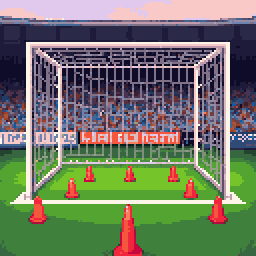
#> input picture client/public/scenes/scene-academy.png, 128 x 128 px (shown 2 times larger)
$ python -i rd_icons.py   (imports and definitions only)
#> lines starting #> are read from the running program, lines starting #| are printed output that depends on the picture
#> further down, picture is the input picture: PIL image 128x128 RGB; mean R, G, B 112.9, 120.8, 102.2
#!/usr/bin/env python3
"""Generate pixel-art UI icons via the Retro Diffusion API to replace the hand-pixeled set in sprites.ts.

One transparent 32x32 icon per functional key. Original AI art -> zero licensing risk. Key from
$RD_API_KEY or gitignored tools/.rd_key, never chat/repo. We keep whichever reads better (RD vs the
existing grid) per icon when wiring. Writes icon-<key>.png + a labelled contact sheet.

Run:  RD_API_KEY=rdpk-... python3 tools/rd_icons.py
      RD_REGEN="trophy,coin" python3 tools/rd_icons.py   (specific icons)
"""
import os, sys, json, base64, io, time, urllib.request
from PIL import Image, ImageDraw, ImageFont

ROOT = os.path.dirname(os.path.dirname(os.path.abspath(__file__)))
OUT = os.path.join(ROOT, "client", "public", "icons")
ENDPOINT = "https://api.retrodiffusion.ai/v1/inferences"
STYLE = os.environ.get("RD_STYLE", "rd_fast__default")
GEN = int(os.environ.get("RD_SIZE", "64"))
FINAL = 32

# functional icon key -> subject description (flag/badge excluded: dedicated assets already exist)
ICONS = {
    "stadium": "a football stadium with floodlights",
    "training": "a football training cone",
    "youth": "a small green sprouting seedling",
    "scouting": "a magnifying glass",
    "medical": "a red medical first-aid cross",
    "sponsor": "a handshake",
    "fanzone": "a megaphone",
    "ball": "a black and white soccer ball",
    "trophy": "a golden trophy cup",
    "medal": "a gold medal on a ribbon",
    "card": "a referee yellow card",
    "kit": "a football jersey shirt",
    "laurel": "a golden laurel wreath",
    "banner": "a hanging triangular pennant banner",
    "seal": "a red wax seal stamp",
    "armband": "a captain armband",
    "contract": "a signed paper contract document",
    "briefcase": "a brown leather briefcase",
    "star": "a gold five-point star",
    "calendar": "a calendar page",
    "crown": "a golden royal crown",
    "coin": "a shiny gold coin",
    "whistle": "a referee whistle",
    "boot": "a football boot with studs",
}

def prompt_for(desc):
    return f"a simple pixel art icon of {desc}, single centered object, flat solid colors, bold dark outline, transparent background, no text"

# [24 lines left out: functions api_key, request, not called in this run]

def pixelate(im):
    im = im.convert("RGBA")
    bbox = im.getbbox()
#> bbox = (0, 0, 128, 128)
    if bbox: im = im.crop(bbox)
    w, h = im.size; s = max(w, h)
#> after `w, h = im.size`: w = 128; h = 128
#> after `s = max(w, h)`: s = 128
    sq = Image.new("RGBA", (s, s), (0, 0, 0, 0)); sq.paste(im, ((s - w) // 2, (s - h) // 2))
#> after `sq = Image.new('RGBA', (s, s), (0, 0, 0, 0))`: sq: PIL image 128x128 RGBA; every value is 0
    small = sq.resize((FINAL, FINAL), Image.LANCZOS)
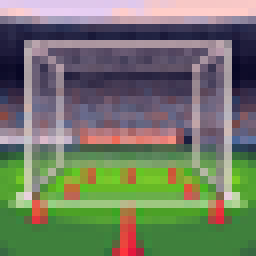
#> small: PIL image 32x32 RGBA (shown 8 times larger); mean R, G, B, A 112.9, 120.8, 102.1, 255
    rgb = small.convert("RGB").quantize(colors=16, method=Image.FASTOCTREE).convert("RGB")
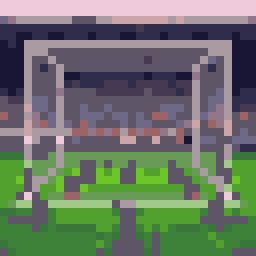
#> rgb: PIL image 32x32 RGB (shown 8 times larger); mean R, G, B 105.6, 116.8, 102.9
    a = small.getchannel("A").point(lambda v: 255 if v > 110 else 0)
#> a: PIL image 32x32 L; every value is 255
    return Image.merge("RGBA", (*rgb.split(), a))

# [33 lines left out: functions contact_sheet, main, not called in this run]

# [2 lines not run here, left out]

>>> from PIL import Image
>>> picture = Image.open('../client/public/scenes/scene-academy.png')
>>> result = pixelate(picture)
